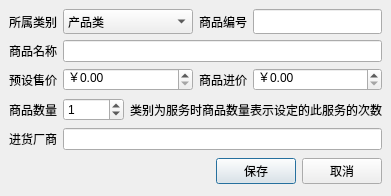
<ui version="4.0" >
 <author></author>
 <comment></comment>
 <exportmacro></exportmacro>
 <class>GoodsEditDialog</class>
 <widget class="QDialog" name="GoodsEditDialog" >
  <property name="geometry" >
   <rect>
    <x>0</x>
    <y>0</y>
    <width>390</width>
    <height>196</height>
   </rect>
  </property>
  <property name="sizePolicy" >
   <sizepolicy>
    <hsizetype>5</hsizetype>
    <vsizetype>5</vsizetype>
    <horstretch>0</horstretch>
    <verstretch>0</verstretch>
   </sizepolicy>
  </property>
  <property name="windowTitle" >
   <string>Dialog</string>
  </property>
  <layout class="QVBoxLayout" >
   <property name="margin" >
    <number>9</number>
   </property>
   <property name="spacing" >
    <number>6</number>
   </property>
   <item>
    <layout class="QHBoxLayout" >
     <property name="margin" >
      <number>0</number>
     </property>
     <property name="spacing" >
      <number>6</number>
     </property>
     <item>
      <widget class="QLabel" name="label" >
       <property name="sizePolicy" >
        <sizepolicy>
         <hsizetype>0</hsizetype>
         <vsizetype>5</vsizetype>
         <horstretch>0</horstretch>
         <verstretch>0</verstretch>
        </sizepolicy>
       </property>
       <property name="text" >
        <string>所属类别</string>
       </property>
      </widget>
     </item>
     <item>
      <widget class="QComboBox" name="comboBoxIsService" >
       <property name="sizePolicy" >
        <sizepolicy>
         <hsizetype>5</hsizetype>
         <vsizetype>5</vsizetype>
         <horstretch>0</horstretch>
         <verstretch>0</verstretch>
        </sizepolicy>
       </property>
       <item>
        <property name="text" >
         <string>产品类</string>
        </property>
       </item>
       <item>
        <property name="text" >
         <string>服务类</string>
        </property>
       </item>
      </widget>
     </item>
     <item>
      <widget class="QLabel" name="label_2" >
       <property name="sizePolicy" >
        <sizepolicy>
         <hsizetype>0</hsizetype>
         <vsizetype>5</vsizetype>
         <horstretch>0</horstretch>
         <verstretch>0</verstretch>
        </sizepolicy>
       </property>
       <property name="text" >
        <string>商品编号</string>
       </property>
      </widget>
     </item>
     <item>
      <widget class="QLineEdit" name="lineEditGoodsNo" >
       <property name="sizePolicy" >
        <sizepolicy>
         <hsizetype>5</hsizetype>
         <vsizetype>5</vsizetype>
         <horstretch>0</horstretch>
         <verstretch>0</verstretch>
        </sizepolicy>
       </property>
      </widget>
     </item>
    </layout>
   </item>
   <item>
    <layout class="QHBoxLayout" >
     <property name="margin" >
      <number>0</number>
     </property>
     <property name="spacing" >
      <number>6</number>
     </property>
     <item>
      <widget class="QLabel" name="label_3" >
       <property name="sizePolicy" >
        <sizepolicy>
         <hsizetype>0</hsizetype>
         <vsizetype>5</vsizetype>
         <horstretch>0</horstretch>
         <verstretch>0</verstretch>
        </sizepolicy>
       </property>
       <property name="text" >
        <string>商品名称</string>
       </property>
      </widget>
     </item>
     <item>
      <widget class="QLineEdit" name="lineEditGoodsName" />
     </item>
    </layout>
   </item>
   <item>
    <layout class="QHBoxLayout" >
     <property name="margin" >
      <number>0</number>
     </property>
     <property name="spacing" >
      <number>6</number>
     </property>
     <item>
      <widget class="QLabel" name="label_4" >
       <property name="sizePolicy" >
        <sizepolicy>
         <hsizetype>0</hsizetype>
         <vsizetype>5</vsizetype>
         <horstretch>0</horstretch>
         <verstretch>0</verstretch>
        </sizepolicy>
       </property>
       <property name="text" >
        <string>预设售价</string>
       </property>
      </widget>
     </item>
     <item>
      <widget class="QDoubleSpinBox" name="doubleSpinBoxSellPrice" >
       <property name="prefix" >
        <string>￥</string>
       </property>
       <property name="maximum" >
        <double>1e+06</double>
       </property>
      </widget>
     </item>
     <item>
      <widget class="QLabel" name="label_5" >
       <property name="sizePolicy" >
        <sizepolicy>
         <hsizetype>0</hsizetype>
         <vsizetype>5</vsizetype>
         <horstretch>0</horstretch>
         <verstretch>0</verstretch>
        </sizepolicy>
       </property>
       <property name="text" >
        <string>商品进价</string>
       </property>
      </widget>
     </item>
     <item>
      <widget class="QDoubleSpinBox" name="doubleSpinBoxInPrice" >
       <property name="prefix" >
        <string>￥</string>
       </property>
       <property name="maximum" >
        <double>1e+06</double>
       </property>
      </widget>
     </item>
    </layout>
   </item>
   <item>
    <layout class="QHBoxLayout" >
     <property name="margin" >
      <number>0</number>
     </property>
     <property name="spacing" >
      <number>6</number>
     </property>
     <item>
      <widget class="QLabel" name="label_6" >
       <property name="sizePolicy" >
        <sizepolicy>
         <hsizetype>0</hsizetype>
         <vsizetype>5</vsizetype>
         <horstretch>0</horstretch>
         <verstretch>0</verstretch>
        </sizepolicy>
       </property>
       <property name="text" >
        <string>商品数量</string>
       </property>
      </widget>
     </item>
     <item>
      <widget class="QSpinBox" name="spinBoxGoodsNum" >
       <property name="buttonSymbols" >
        <enum>QAbstractSpinBox::UpDownArrows</enum>
       </property>
       <property name="maximum" >
        <number>99999</number>
       </property>
       <property name="value" >
        <number>1</number>
       </property>
      </widget>
     </item>
     <item>
      <widget class="QLabel" name="label_8" >
       <property name="sizePolicy" >
        <sizepolicy>
         <hsizetype>7</hsizetype>
         <vsizetype>5</vsizetype>
         <horstretch>0</horstretch>
         <verstretch>0</verstretch>
        </sizepolicy>
       </property>
       <property name="text" >
        <string>类别为服务时商品数量表示设定的此服务的次数</string>
       </property>
      </widget>
     </item>
    </layout>
   </item>
   <item>
    <layout class="QHBoxLayout" >
     <property name="margin" >
      <number>0</number>
     </property>
     <property name="spacing" >
      <number>6</number>
     </property>
     <item>
      <widget class="QLabel" name="label_7" >
       <property name="sizePolicy" >
        <sizepolicy>
         <hsizetype>0</hsizetype>
         <vsizetype>5</vsizetype>
         <horstretch>0</horstretch>
         <verstretch>0</verstretch>
        </sizepolicy>
       </property>
       <property name="text" >
        <string>进货厂商</string>
       </property>
      </widget>
     </item>
     <item>
      <widget class="QLineEdit" name="lineEditManufacturer" />
     </item>
    </layout>
   </item>
   <item>
    <layout class="QHBoxLayout" >
     <property name="margin" >
      <number>0</number>
     </property>
     <property name="spacing" >
      <number>6</number>
     </property>
     <item>
      <spacer>
       <property name="orientation" >
        <enum>Qt::Horizontal</enum>
       </property>
       <property name="sizeHint" >
        <size>
         <width>183</width>
         <height>31</height>
        </size>
       </property>
      </spacer>
     </item>
     <item>
      <widget class="QPushButton" name="okButton" >
       <property name="text" >
        <string>保存</string>
       </property>
      </widget>
     </item>
     <item>
      <widget class="QPushButton" name="cancelButton" >
       <property name="text" >
        <string>取消</string>
       </property>
      </widget>
     </item>
    </layout>
   </item>
  </layout>
 </widget>
 <pixmapfunction></pixmapfunction>
 <resources/>
 <connections>
  <connection>
   <sender>cancelButton</sender>
   <signal>clicked()</signal>
   <receiver>GoodsEditDialog</receiver>
   <slot>reject()</slot>
   <hints>
    <hint type="sourcelabel" >
     <x>369</x>
     <y>253</y>
    </hint>
    <hint type="destinationlabel" >
     <x>179</x>
     <y>282</y>
    </hint>
   </hints>
  </connection>
 </connections>
</ui>
